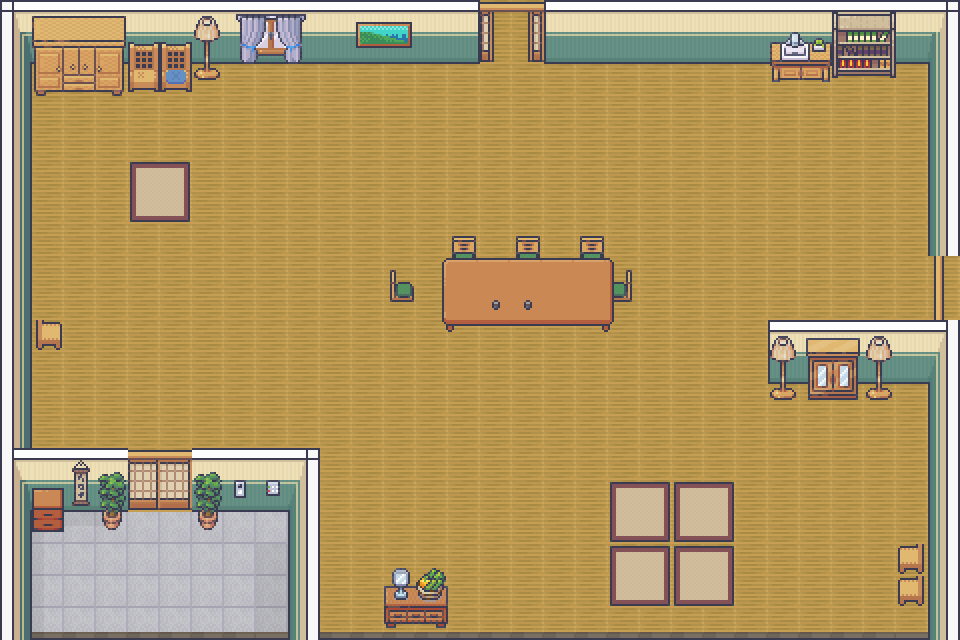

This is a level from a 2D game, rendered from its Tiled map with the project's own tilesets. A one-line summary and the map file follow, with tile-layer data summarised:
An orthogonal 30x20 tile map with 32x32 px tiles, 5 tile layers (Tile Layer 1, walls, objects, objects2, ...), 5 tilesets.

<map version="1.10" tiledversion="1.11.2" orientation="orthogonal" renderorder="right-down" width="30" height="20" tilewidth="32" tileheight="32" infinite="0" nextlayerid="8" nextobjectid="16">
 <tileset firstgid="1" name="walls" tilewidth="32" tileheight="32" tilecount="1416" columns="24">
  <image source="textures/3dwalls.png" width="768" height="1888" />
 </tileset>
 <tileset firstgid="1417" source="textures/spawn_room.tsx" />
 <tileset firstgid="2017" name="generic" tilewidth="32" tileheight="32" tilecount="1248" columns="16">
  <image source="textures/generic.png" width="512" height="2496" />
 </tileset>
 <tileset firstgid="3265" name="japanese" tilewidth="32" tileheight="32" tilecount="512" columns="16">
  <image source="textures/japanese.png" width="512" height="1024" />
  <tile id="168">
   <properties>
    <property name="destination" value="Competition" />
    <property name="spawnX" type="float" value="32" />
    <property name="spawnY" type="float" value="288" />
   </properties>
  </tile>
  <tile id="169">
   <properties>
    <property name="destination" value="Competition" />
    <property name="spawnX" type="float" value="32" />
    <property name="spawnY" type="float" value="288" />
   </properties>
  </tile>
  <tile id="170">
   <properties>
    <property name="destination" value="Register" />
    <property name="spawnX" type="float" value="480" />
    <property name="spawnY" type="float" value="448" />
   </properties>
  </tile>
  <tile id="171">
   <properties>
    <property name="destination" value="Register" />
    <property name="spawnX" type="float" value="480" />
    <property name="spawnY" type="float" value="448" />
   </properties>
  </tile>
  <tile id="184">
   <properties>
    <property name="destination" value="Competition" />
    <property name="spawnX" type="float" value="32" />
    <property name="spawnY" type="float" value="288" />
   </properties>
  </tile>
  <tile id="185">
   <properties>
    <property name="destination" value="Competition" />
    <property name="spawnX" type="float" value="32" />
    <property name="spawnY" type="float" value="288" />
   </properties>
  </tile>
  <tile id="186">
   <properties>
    <property name="destination" value="Register" />
    <property name="spawnX" type="float" value="480" />
    <property name="spawnY" type="float" value="448" />
   </properties>
  </tile>
  <tile id="187">
   <properties>
    <property name="destination" value="Register" />
    <property name="spawnX" type="float" value="480" />
    <property name="spawnY" type="float" value="448" />
   </properties>
  </tile>
  <tile id="189">
   <properties>
    <property name="destination" value="Training" />
    <property name="spawnX" type="float" value="32" />
    <property name="spawnY" type="float" value="288" />
   </properties>
  </tile>
 </tileset>
 <tileset firstgid="3777" name="livingroom" tilewidth="32" tileheight="32" tilecount="720" columns="16">
  <image source="textures/livingroom.png" width="512" height="1440" />
 </tileset>
 <layer id="1" name="Tile Layer 1" width="30" height="20">
  <data>[600 cells, 600 non-empty, 7 distinct tile ids]</data>
 </layer>
 <layer id="3" name="walls" width="30" height="20">
  <properties>
   <property name="isCollidable" type="bool" value="true" />
  </properties>
  <data>[600 cells, 145 non-empty, 19 distinct tile ids]</data>
 </layer>
 <layer id="5" name="objects" width="30" height="20">
  <properties>
   <property name="isCollidable" type="bool" value="true" />
  </properties>
  <data>[600 cells, 82 non-empty, 64 distinct tile ids]</data>
 </layer>
 <layer id="6" name="objects2" width="30" height="20">
  <properties>
   <property name="isCollidable" type="bool" value="true" />
  </properties>
  <data>[600 cells, 40 non-empty, 19 distinct tile ids]</data>
 </layer>
 <layer id="7" name="doors" width="30" height="20">
  <data>[600 cells, 10 non-empty, 9 distinct tile ids]</data>
 </layer>
</map>
